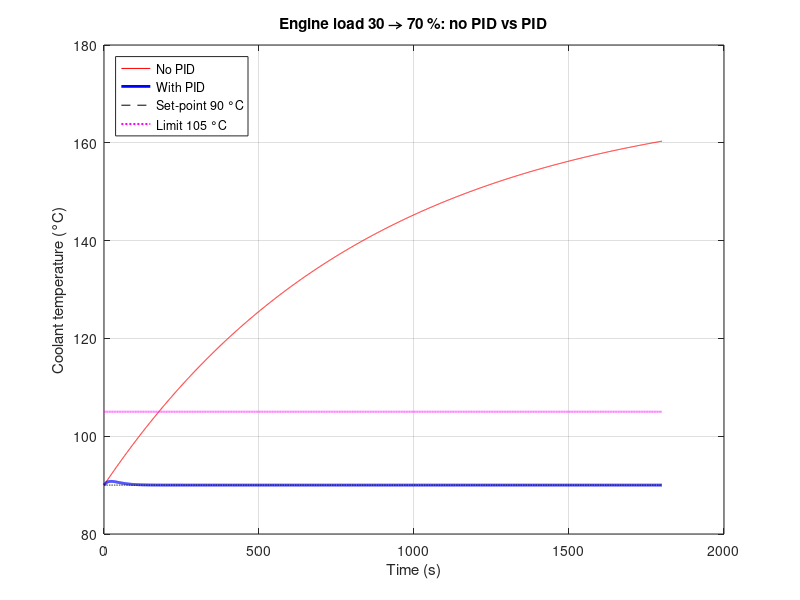
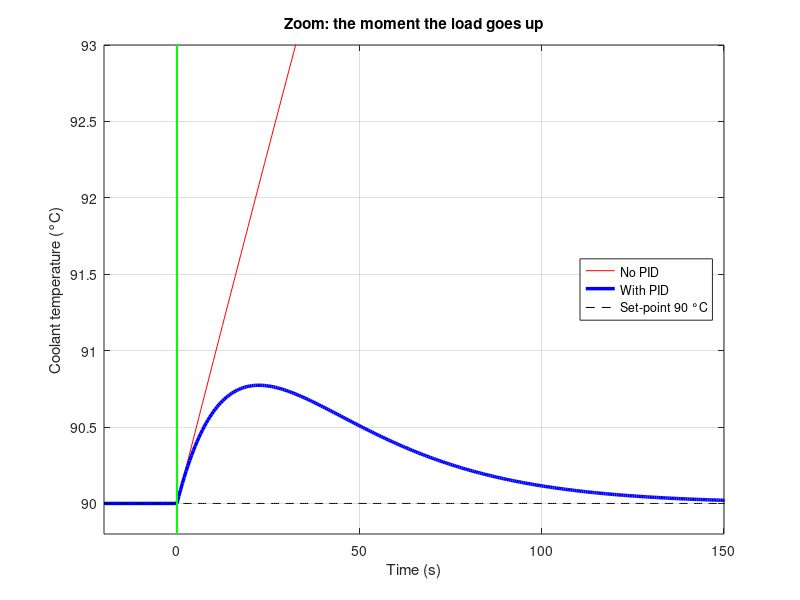

Recreate these plots in MATLAB, in order.
%% PID Temperature Control of a Truck Engine
% How the coolant temperature changes when the engine load goes up,
% first with no controller, then with a PID controller.
% Sushanth Bibi (24BME0501), Ganishk Mohanraj (24BME0500)
%
% Sources
% [1] Volvo Trucks, Fact sheet D13C460 EU5SCR-M, 2010
% [2] G. S. Rosa et al., "Dimensioning procedure of coolant radiators for
%     trucks and buses", COBEM 2009
% [3] M. Mohamed et al., "Performance of electronically controlled
%     automotive engine cooling system using PID and LQR control
%     techniques", IOSR J. Engineering 8(6), 2018, pp. 16-25
% [4] A. Haury, J. Volkering, "Modelisation of the engine coolant
%     warming-up behavior", MSc thesis 2011:13, Chalmers
% [5] Engineering ToolBox, specific heat and density tables
% [6] S. Skogestad, "Simple analytic rules for model reduction and PID
%     controller tuning", J. Process Control 13 (2003) 291-309

clc;
clear;
close all;

%% Data from the sources
P     = 338;        % engine power [kW]                       [1]
m_eng = 1121;       % engine dry weight [kg]                  [1]
V_c   = 38;         % coolant volume [L]                      [1]
V_o   = 33;         % oil volume [L]                          [1]
cp_fe = 0.46;       % cast iron [kJ/kg K]                     [5]
rho_w = 0.96531;    % water at 90 °C [kg/L]                   [5]
cp_w  = 4.2053;     % water at 90 °C [kJ/kg K]                [5]
rho_o = 0.900;      % lubricating oil [kg/L]                  [5]
cp_o  = 1.67;       % mineral oil [kJ/kg K]                   [5]
cp_a  = 1.006;      % air [kJ/kg K]                           [5]
beta  = 0.5;        % heat to coolant / engine power (0.45-0.55) [2]
m_w   = 3.25;       % coolant flow [kg/s]                     [2]
T_w   = 100;        % radiator rating: water in [°C]          [2]
T_a   = 30;         % radiator rating: air in [°C]            [2]
% Fan air flow = where system curve meets fan curve, Fig. 6 of [2]:
%   system: 25.105x^2 + 76.084x - 3.7131,   fan: -1.9147x^2 - 457.51x + 2945
mf_max = max(roots([25.105+1.9147, 76.084+457.51, -3.7131-2945]));   % = 4.50 kg/s

%% Transfer function numbers from the energy balance [3]
% Block + coolant + oil as one mass [4]:
%   C*dT/dt = Q_engine - eps*m_fan*cp_a*(T - T_a)
C     = m_eng*cp_fe + V_c*rho_w*cp_w + V_o*rho_o*cp_o;   % heat capacity [kJ/K]
eps   = beta*P/(mf_max*cp_a*(T_w - T_a));               % radiator effectiveness
H     = beta*P*0.30/(90 - T_a);                         % heat removed per K at 90 °C, 30 % load [kW/K]
tau_c = C/H;                                            % engine time constant [s]
tau_r = V_c*rho_w/m_w;                                  % coolant loop time [s]
K_fan = eps*cp_a*(90 - T_a)/H;                          % K per kg/s of fan air
K_load = beta*P/100/H;                                  % K per % load

%% Plant
% Fan path:  fan air flow [kg/s] -> coolant temperature [K]
num = K_fan;                        % = 38.1
den = conv([tau_c 1],[tau_r 1]);    % (851s+1)(11.3s+1)
G = tf(num, den)

% Load path: engine load [%] -> coolant temperature [K]
numd = K_load;                      % = 2.0
dend = [tau_c 1];                   % (851s+1)
Gd = tf(numd, dend)

%% PID controller (SIMC tuning rule [6])
Kc   = tau_c/(K_fan*tau_r);
tauI = min(tau_c, 4*tau_r);
tauD = tau_r;
Kp = Kc*(1 + tauD/tauI)             % = 2.48
Ki = Kp/(tauI + tauD)               % = 0.044
Kd = Kp*tauI*tauD/(tauI + tauD)     % = 22.4
C = tf(Kp, 1) + tf(Ki, [1 0]) + tf([Kd 0], [0.01 1]);   % Kp + Ki/s + Kd*s

%% Load goes from 30 % to 70 % at t = 0
t = 0:0.5:1800;                 % 30 minutes

% Without PID: load -> temperature = Gd
[T_noPID, t] = step(40*Gd, t);

% With PID: load -> temperature = Gd / (1 + C*G)
D = Gd * feedback(1, C*G);
[T_PID, t] = step(40*D, t);

%% Figure 1: no PID vs PID over 30 minutes
figure;
plot(t, 90 + T_noPID, 'r', t, 90 + T_PID, 'b', 'LineWidth', 2);
hold on;
plot(t, 90*ones(size(t)), 'k--');
plot(t, 105*ones(size(t)), 'm:', 'LineWidth', 1.5);
grid on;
title('Engine load 30 \rightarrow 70 %: no PID vs PID');
xlabel('Time (s)');
ylabel('Coolant temperature (°C)');
legend('No PID', 'With PID', 'Set-point 90 °C', 'Limit 105 °C', 'Location', 'northwest');

%% Figure 2: zoom on the moment the load changes
% Add 20 s of steady running at 90 °C before the load step (t = 0)
tz      = [-20; t(:)];
Tz_no   = 90 + [0; T_noPID(:)];
Tz_pid  = 90 + [0; T_PID(:)];

figure;
plot(tz, Tz_no, 'r', tz, Tz_pid, 'b', 'LineWidth', 2.5);
hold on;
plot(tz, 90*ones(size(tz)), 'k--');
plot([0 0], [89.8 93], 'g', 'LineWidth', 1.5);          % load step
grid on;
xlim([-20 150]);
ylim([89.8 93]);
title('Zoom: the moment the load goes up');
xlabel('Time (s)');
ylabel('Coolant temperature (°C)');
legend('No PID', 'With PID', 'Set-point 90 °C', 'Location', 'east');

%% Results
disp(['No PID:   temperature after 30 min = ', num2str(90 + T_noPID(end), '%5.1f'), ' °C']);
disp(['With PID: highest temperature      = ', num2str(90 + max(T_PID), '%5.2f'), ' °C']);
disp(['With PID: temperature after 30 min = ', num2str(90 + T_PID(end), '%5.2f'), ' °C']);
poles = pole(feedback(C*G, 1))   % all negative real parts -> stable

% Inference:
% Without a PID, the extra load keeps heating the engine: it passes the
% 105 °C limit after about 3 minutes and keeps rising. With the PID, the temperature rises by less
% than 1 °C and is brought back to exactly 90 °C in about 2 minutes.
